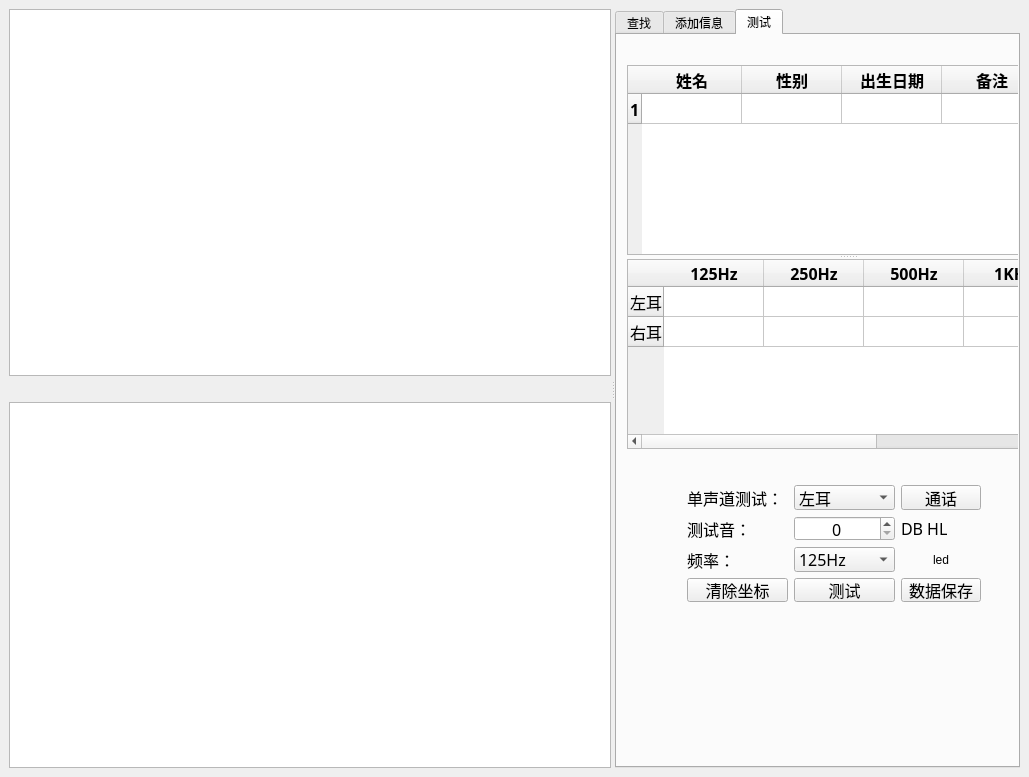
<?xml version="1.0" encoding="UTF-8"?>
<ui version="4.0">
 <class>chart</class>
 <widget class="QMainWindow" name="chart">
  <property name="geometry">
   <rect>
    <x>0</x>
    <y>0</y>
    <width>1029</width>
    <height>777</height>
   </rect>
  </property>
  <property name="windowTitle">
   <string>chart</string>
  </property>
  <widget class="QWidget" name="centralwidget">
   <layout class="QHBoxLayout" name="horizontalLayout_2">
    <item>
     <widget class="QSplitter" name="splitter">
      <property name="orientation">
       <enum>Qt::Horizontal</enum>
      </property>
      <widget class="QWidget" name="verticalLayoutWidget_2">
       <layout class="QVBoxLayout" name="chart_2">
        <item>
         <widget class="QtCharts::QChartView" name="left_dBHz_chart_widget"/>
        </item>
        <item>
         <spacer name="verticalSpacer">
          <property name="orientation">
           <enum>Qt::Vertical</enum>
          </property>
          <property name="sizeType">
           <enum>QSizePolicy::Fixed</enum>
          </property>
          <property name="sizeHint" stdset="0">
           <size>
            <width>20</width>
            <height>20</height>
           </size>
          </property>
         </spacer>
        </item>
        <item>
         <widget class="QtCharts::QChartView" name="right_dBHz_chart_widget"/>
        </item>
       </layout>
      </widget>
      <widget class="QTabWidget" name="tabWidget">
       <property name="currentIndex">
        <number>2</number>
       </property>
       <widget class="QWidget" name="tab_3">
        <attribute name="title">
         <string>查找</string>
        </attribute>
        <widget class="QWidget" name="search_Widget" native="true">
         <property name="geometry">
          <rect>
           <x>10</x>
           <y>10</y>
           <width>551</width>
           <height>737</height>
          </rect>
         </property>
         <widget class="QTableWidget" name="information_table">
          <property name="geometry">
           <rect>
            <x>0</x>
            <y>10</y>
            <width>419</width>
            <height>192</height>
           </rect>
          </property>
          <property name="sizePolicy">
           <sizepolicy hsizetype="MinimumExpanding" vsizetype="Preferred">
            <horstretch>0</horstretch>
            <verstretch>0</verstretch>
           </sizepolicy>
          </property>
          <property name="maximumSize">
           <size>
            <width>16777215</width>
            <height>16777215</height>
           </size>
          </property>
          <property name="layoutDirection">
           <enum>Qt::LeftToRight</enum>
          </property>
          <property name="lineWidth">
           <number>5</number>
          </property>
          <row>
           <property name="text">
            <string>1</string>
           </property>
           <property name="font">
            <font>
             <family>楷体</family>
             <pointsize>12</pointsize>
             <weight>75</weight>
             <bold>true</bold>
            </font>
           </property>
          </row>
          <column>
           <property name="text">
            <string>姓名</string>
           </property>
           <property name="font">
            <font>
             <family>楷体</family>
             <pointsize>12</pointsize>
             <weight>75</weight>
             <bold>true</bold>
            </font>
           </property>
          </column>
          <column>
           <property name="text">
            <string>性别</string>
           </property>
           <property name="font">
            <font>
             <family>楷体</family>
             <pointsize>12</pointsize>
             <weight>75</weight>
             <bold>true</bold>
            </font>
           </property>
          </column>
          <column>
           <property name="text">
            <string>出生日期</string>
           </property>
           <property name="font">
            <font>
             <family>楷体</family>
             <pointsize>12</pointsize>
             <weight>75</weight>
             <bold>true</bold>
            </font>
           </property>
          </column>
          <column>
           <property name="text">
            <string>备注</string>
           </property>
           <property name="font">
            <font>
             <family>楷体</family>
             <pointsize>12</pointsize>
             <weight>75</weight>
             <bold>true</bold>
            </font>
           </property>
          </column>
          <item row="0" column="0">
           <property name="text">
            <string/>
           </property>
           <property name="font">
            <font>
             <family>楷体</family>
             <pointsize>12</pointsize>
            </font>
           </property>
          </item>
          <item row="0" column="1">
           <property name="text">
            <string/>
           </property>
           <property name="font">
            <font>
             <family>楷体</family>
             <pointsize>12</pointsize>
            </font>
           </property>
          </item>
          <item row="0" column="2">
           <property name="text">
            <string/>
           </property>
           <property name="font">
            <font>
             <family>楷体</family>
             <pointsize>12</pointsize>
            </font>
           </property>
          </item>
          <item row="0" column="3">
           <property name="text">
            <string/>
           </property>
           <property name="font">
            <font>
             <family>楷体</family>
             <pointsize>12</pointsize>
            </font>
           </property>
           <property name="textAlignment">
            <set>AlignCenter</set>
           </property>
          </item>
         </widget>
         <widget class="QLineEdit" name="search_Edit">
          <property name="geometry">
           <rect>
            <x>430</x>
            <y>20</y>
            <width>108</width>
            <height>22</height>
           </rect>
          </property>
          <property name="sizePolicy">
           <sizepolicy hsizetype="Fixed" vsizetype="Fixed">
            <horstretch>0</horstretch>
            <verstretch>0</verstretch>
           </sizepolicy>
          </property>
          <property name="text">
           <string>输入要查找的姓名</string>
          </property>
         </widget>
         <widget class="QPushButton" name="search_Button">
          <property name="geometry">
           <rect>
            <x>460</x>
            <y>50</y>
            <width>80</width>
            <height>20</height>
           </rect>
          </property>
          <property name="sizePolicy">
           <sizepolicy hsizetype="Fixed" vsizetype="Fixed">
            <horstretch>0</horstretch>
            <verstretch>0</verstretch>
           </sizepolicy>
          </property>
          <property name="focusPolicy">
           <enum>Qt::StrongFocus</enum>
          </property>
          <property name="contextMenuPolicy">
           <enum>Qt::DefaultContextMenu</enum>
          </property>
          <property name="layoutDirection">
           <enum>Qt::LeftToRight</enum>
          </property>
          <property name="text">
           <string>查找</string>
          </property>
          <property name="autoDefault">
           <bool>false</bool>
          </property>
          <property name="default">
           <bool>false</bool>
          </property>
          <property name="flat">
           <bool>false</bool>
          </property>
         </widget>
         <zorder>search_Edit</zorder>
         <zorder>search_Button</zorder>
         <zorder>information_table</zorder>
        </widget>
       </widget>
       <widget class="QWidget" name="tab_4">
        <attribute name="title">
         <string>添加信息</string>
        </attribute>
        <widget class="QWidget" name="check_2" native="true">
         <property name="geometry">
          <rect>
           <x>20</x>
           <y>20</y>
           <width>421</width>
           <height>737</height>
          </rect>
         </property>
         <widget class="QWidget" name="verticalLayoutWidget">
          <property name="geometry">
           <rect>
            <x>10</x>
            <y>10</y>
            <width>404</width>
            <height>255</height>
           </rect>
          </property>
          <layout class="QVBoxLayout" name="verticalLayout">
           <item>
            <layout class="QGridLayout" name="gridLayout">
             <item row="0" column="3">
              <widget class="QComboBox" name="sex_Edit">
               <item>
                <property name="text">
                 <string>男</string>
                </property>
               </item>
               <item>
                <property name="text">
                 <string>女</string>
                </property>
               </item>
              </widget>
             </item>
             <item row="0" column="1">
              <widget class="QLineEdit" name="name_Edit"/>
             </item>
             <item row="0" column="0">
              <widget class="QLabel" name="name_label">
               <property name="text">
                <string>姓名：</string>
               </property>
              </widget>
             </item>
             <item row="0" column="4">
              <widget class="QLabel" name="birth_label">
               <property name="text">
                <string>出生日期：</string>
               </property>
              </widget>
             </item>
             <item row="0" column="2">
              <widget class="QLabel" name="sex_label">
               <property name="text">
                <string>性别：</string>
               </property>
              </widget>
             </item>
             <item row="0" column="5">
              <widget class="QDateEdit" name="birth_Edit"/>
             </item>
            </layout>
           </item>
           <item>
            <layout class="QHBoxLayout" name="horizontalLayout">
             <item>
              <widget class="QLabel" name="note_label">
               <property name="text">
                <string>备注：</string>
               </property>
              </widget>
             </item>
             <item>
              <widget class="QTextEdit" name="note_Edit">
               <property name="sizePolicy">
                <sizepolicy hsizetype="Expanding" vsizetype="Fixed">
                 <horstretch>0</horstretch>
                 <verstretch>0</verstretch>
                </sizepolicy>
               </property>
               <property name="html">
                <string>&lt;!DOCTYPE HTML PUBLIC &quot;-//W3C//DTD HTML 4.0//EN&quot; &quot;http://www.w3.org/TR/REC-html40/strict.dtd&quot;&gt;
&lt;html&gt;&lt;head&gt;&lt;meta name=&quot;qrichtext&quot; content=&quot;1&quot; /&gt;&lt;style type=&quot;text/css&quot;&gt;
p, li { white-space: pre-wrap; }
&lt;/style&gt;&lt;/head&gt;&lt;body style=&quot; font-family:'SimSun'; font-size:9pt; font-weight:400; font-style:normal;&quot;&gt;
&lt;p style=&quot; margin-top:0px; margin-bottom:0px; margin-left:0px; margin-right:0px; -qt-block-indent:0; text-indent:0px;&quot;&gt;请填写过敏史、病史等各种影响诊断结果的因素...&lt;/p&gt;
&lt;p style=&quot;-qt-paragraph-type:empty; margin-top:0px; margin-bottom:0px; margin-left:0px; margin-right:0px; -qt-block-indent:0; text-indent:0px;&quot;&gt;&lt;br /&gt;&lt;/p&gt;&lt;/body&gt;&lt;/html&gt;</string>
               </property>
              </widget>
             </item>
            </layout>
           </item>
           <item>
            <layout class="QHBoxLayout" name="horizontalLayout_4">
             <item>
              <spacer name="horizontalSpacer">
               <property name="orientation">
                <enum>Qt::Horizontal</enum>
               </property>
               <property name="sizeType">
                <enum>QSizePolicy::Fixed</enum>
               </property>
               <property name="sizeHint" stdset="0">
                <size>
                 <width>80</width>
                 <height>20</height>
                </size>
               </property>
              </spacer>
             </item>
             <item>
              <widget class="QPushButton" name="save">
               <property name="sizePolicy">
                <sizepolicy hsizetype="Fixed" vsizetype="Fixed">
                 <horstretch>0</horstretch>
                 <verstretch>0</verstretch>
                </sizepolicy>
               </property>
               <property name="text">
                <string>保存</string>
               </property>
              </widget>
             </item>
             <item>
              <spacer name="horizontalSpacer_4">
               <property name="orientation">
                <enum>Qt::Horizontal</enum>
               </property>
               <property name="sizeType">
                <enum>QSizePolicy::Fixed</enum>
               </property>
               <property name="sizeHint" stdset="0">
                <size>
                 <width>56</width>
                 <height>20</height>
                </size>
               </property>
              </spacer>
             </item>
             <item>
              <widget class="QPushButton" name="clear">
               <property name="sizePolicy">
                <sizepolicy hsizetype="Fixed" vsizetype="Fixed">
                 <horstretch>0</horstretch>
                 <verstretch>0</verstretch>
                </sizepolicy>
               </property>
               <property name="text">
                <string>清空</string>
               </property>
              </widget>
             </item>
             <item>
              <spacer name="horizontalSpacer_3">
               <property name="orientation">
                <enum>Qt::Horizontal</enum>
               </property>
               <property name="sizeType">
                <enum>QSizePolicy::Fixed</enum>
               </property>
               <property name="sizeHint" stdset="0">
                <size>
                 <width>80</width>
                 <height>20</height>
                </size>
               </property>
              </spacer>
             </item>
            </layout>
           </item>
          </layout>
         </widget>
        </widget>
       </widget>
       <widget class="QWidget" name="tab_5">
        <attribute name="title">
         <string>测试</string>
        </attribute>
        <widget class="QWidget" name="test" native="true">
         <property name="geometry">
          <rect>
           <x>10</x>
           <y>20</y>
           <width>441</width>
           <height>737</height>
          </rect>
         </property>
         <widget class="QWidget" name="gridLayoutWidget">
          <property name="geometry">
           <rect>
            <x>60</x>
            <y>430</y>
            <width>294</width>
            <height>117</height>
           </rect>
          </property>
          <layout class="QGridLayout" name="gridLayout_2">
           <item row="2" column="1">
            <widget class="QComboBox" name="Hz">
             <property name="font">
              <font>
               <family>楷体</family>
               <pointsize>12</pointsize>
              </font>
             </property>
             <property name="editable">
              <bool>false</bool>
             </property>
             <property name="insertPolicy">
              <enum>QComboBox::InsertAtBottom</enum>
             </property>
             <property name="iconSize">
              <size>
               <width>15</width>
               <height>15</height>
              </size>
             </property>
             <property name="frame">
              <bool>true</bool>
             </property>
             <item>
              <property name="text">
               <string>125Hz</string>
              </property>
             </item>
             <item>
              <property name="text">
               <string>250Hz</string>
              </property>
             </item>
             <item>
              <property name="text">
               <string>500Hz</string>
              </property>
             </item>
             <item>
              <property name="text">
               <string>1KHz</string>
              </property>
             </item>
             <item>
              <property name="text">
               <string>2KHz</string>
              </property>
             </item>
             <item>
              <property name="text">
               <string>4KHz</string>
              </property>
             </item>
             <item>
              <property name="text">
               <string>8KHz</string>
              </property>
             </item>
            </widget>
           </item>
           <item row="1" column="0">
            <widget class="QLabel" name="label_2">
             <property name="font">
              <font>
               <family>楷体</family>
               <pointsize>12</pointsize>
              </font>
             </property>
             <property name="text">
              <string>测试音：</string>
             </property>
            </widget>
           </item>
           <item row="2" column="0">
            <widget class="QLabel" name="label">
             <property name="font">
              <font>
               <family>楷体</family>
               <pointsize>12</pointsize>
              </font>
             </property>
             <property name="text">
              <string>频率：</string>
             </property>
            </widget>
           </item>
           <item row="1" column="1">
            <widget class="QSpinBox" name="Db">
             <property name="font">
              <font>
               <family>楷体</family>
               <pointsize>12</pointsize>
              </font>
             </property>
             <property name="contextMenuPolicy">
              <enum>Qt::DefaultContextMenu</enum>
             </property>
             <property name="layoutDirection">
              <enum>Qt::LeftToRight</enum>
             </property>
             <property name="alignment">
              <set>Qt::AlignCenter</set>
             </property>
            </widget>
           </item>
           <item row="3" column="1">
            <widget class="QPushButton" name="test_botton">
             <property name="font">
              <font>
               <family>楷体</family>
               <pointsize>12</pointsize>
              </font>
             </property>
             <property name="text">
              <string>测试</string>
             </property>
            </widget>
           </item>
           <item row="3" column="2">
            <widget class="QPushButton" name="data_test_save">
             <property name="sizePolicy">
              <sizepolicy hsizetype="Maximum" vsizetype="Maximum">
               <horstretch>0</horstretch>
               <verstretch>0</verstretch>
              </sizepolicy>
             </property>
             <property name="font">
              <font>
               <family>楷体</family>
               <pointsize>12</pointsize>
              </font>
             </property>
             <property name="text">
              <string>数据保存</string>
             </property>
            </widget>
           </item>
           <item row="1" column="2">
            <widget class="QLabel" name="label_3">
             <property name="font">
              <font>
               <family>楷体</family>
               <pointsize>12</pointsize>
              </font>
             </property>
             <property name="text">
              <string>DB HL</string>
             </property>
            </widget>
           </item>
           <item row="0" column="1">
            <widget class="QComboBox" name="ear_choose">
             <property name="font">
              <font>
               <family>楷体</family>
               <pointsize>12</pointsize>
              </font>
             </property>
             <item>
              <property name="text">
               <string>左耳</string>
              </property>
             </item>
             <item>
              <property name="text">
               <string>右耳</string>
              </property>
             </item>
            </widget>
           </item>
           <item row="0" column="0">
            <widget class="QLabel" name="ear_label">
             <property name="font">
              <font>
               <family>楷体</family>
               <pointsize>12</pointsize>
              </font>
             </property>
             <property name="text">
              <string>单声道测试：</string>
             </property>
            </widget>
           </item>
           <item row="2" column="2">
            <widget class="QLabel" name="led">
             <property name="layoutDirection">
              <enum>Qt::RightToLeft</enum>
             </property>
             <property name="frameShadow">
              <enum>QFrame::Sunken</enum>
             </property>
             <property name="text">
              <string>led</string>
             </property>
             <property name="alignment">
              <set>Qt::AlignCenter</set>
             </property>
            </widget>
           </item>
           <item row="3" column="0">
            <widget class="QPushButton" name="clear_botton">
             <property name="font">
              <font>
               <family>楷体</family>
               <pointsize>12</pointsize>
              </font>
             </property>
             <property name="text">
              <string>清除坐标</string>
             </property>
            </widget>
           </item>
           <item row="0" column="2">
            <widget class="QPushButton" name="call_botton">
             <property name="font">
              <font>
               <family>楷体</family>
               <pointsize>12</pointsize>
              </font>
             </property>
             <property name="text">
              <string>通话</string>
             </property>
            </widget>
           </item>
          </layout>
         </widget>
         <widget class="QSplitter" name="splitter_2">
          <property name="geometry">
           <rect>
            <x>0</x>
            <y>10</y>
            <width>441</width>
            <height>384</height>
           </rect>
          </property>
          <property name="orientation">
           <enum>Qt::Vertical</enum>
          </property>
          <widget class="QTableWidget" name="information_table_test">
           <property name="sizePolicy">
            <sizepolicy hsizetype="MinimumExpanding" vsizetype="Preferred">
             <horstretch>0</horstretch>
             <verstretch>0</verstretch>
            </sizepolicy>
           </property>
           <property name="maximumSize">
            <size>
             <width>16777215</width>
             <height>16777215</height>
            </size>
           </property>
           <property name="layoutDirection">
            <enum>Qt::LeftToRight</enum>
           </property>
           <property name="lineWidth">
            <number>5</number>
           </property>
           <row>
            <property name="text">
             <string>1</string>
            </property>
            <property name="font">
             <font>
              <family>楷体</family>
              <pointsize>12</pointsize>
              <weight>75</weight>
              <bold>true</bold>
             </font>
            </property>
           </row>
           <column>
            <property name="text">
             <string>姓名</string>
            </property>
            <property name="font">
             <font>
              <family>楷体</family>
              <pointsize>12</pointsize>
              <weight>75</weight>
              <bold>true</bold>
             </font>
            </property>
           </column>
           <column>
            <property name="text">
             <string>性别</string>
            </property>
            <property name="font">
             <font>
              <family>楷体</family>
              <pointsize>12</pointsize>
              <weight>75</weight>
              <bold>true</bold>
             </font>
            </property>
           </column>
           <column>
            <property name="text">
             <string>出生日期</string>
            </property>
            <property name="font">
             <font>
              <family>楷体</family>
              <pointsize>12</pointsize>
              <weight>75</weight>
              <bold>true</bold>
             </font>
            </property>
           </column>
           <column>
            <property name="text">
             <string>备注</string>
            </property>
            <property name="font">
             <font>
              <family>楷体</family>
              <pointsize>12</pointsize>
              <weight>75</weight>
              <bold>true</bold>
             </font>
            </property>
           </column>
           <item row="0" column="0">
            <property name="text">
             <string/>
            </property>
            <property name="font">
             <font>
              <family>楷体</family>
              <pointsize>12</pointsize>
             </font>
            </property>
            <property name="background">
             <brush brushstyle="NoBrush">
              <color alpha="255">
               <red>0</red>
               <green>0</green>
               <blue>0</blue>
              </color>
             </brush>
            </property>
           </item>
           <item row="0" column="1">
            <property name="text">
             <string/>
            </property>
            <property name="font">
             <font>
              <family>楷体</family>
              <pointsize>12</pointsize>
             </font>
            </property>
           </item>
           <item row="0" column="2">
            <property name="text">
             <string/>
            </property>
            <property name="font">
             <font>
              <family>楷体</family>
              <pointsize>12</pointsize>
             </font>
            </property>
           </item>
           <item row="0" column="3">
            <property name="text">
             <string/>
            </property>
            <property name="font">
             <font>
              <family>楷体</family>
              <pointsize>12</pointsize>
             </font>
            </property>
            <property name="textAlignment">
             <set>AlignCenter</set>
            </property>
           </item>
          </widget>
          <widget class="QTableWidget" name="data_table">
           <property name="sizePolicy">
            <sizepolicy hsizetype="MinimumExpanding" vsizetype="Preferred">
             <horstretch>0</horstretch>
             <verstretch>0</verstretch>
            </sizepolicy>
           </property>
           <property name="maximumSize">
            <size>
             <width>16777215</width>
             <height>16777215</height>
            </size>
           </property>
           <property name="layoutDirection">
            <enum>Qt::LeftToRight</enum>
           </property>
           <property name="lineWidth">
            <number>5</number>
           </property>
           <row>
            <property name="text">
             <string>左耳</string>
            </property>
            <property name="font">
             <font>
              <family>楷体</family>
              <pointsize>12</pointsize>
             </font>
            </property>
           </row>
           <row>
            <property name="text">
             <string>右耳</string>
            </property>
            <property name="font">
             <font>
              <family>楷体</family>
              <pointsize>12</pointsize>
             </font>
            </property>
           </row>
           <column>
            <property name="text">
             <string>125Hz</string>
            </property>
            <property name="font">
             <font>
              <family>楷体</family>
              <pointsize>12</pointsize>
              <weight>75</weight>
              <bold>true</bold>
             </font>
            </property>
           </column>
           <column>
            <property name="text">
             <string>250Hz</string>
            </property>
            <property name="font">
             <font>
              <family>楷体</family>
              <pointsize>12</pointsize>
              <weight>75</weight>
              <bold>true</bold>
             </font>
            </property>
           </column>
           <column>
            <property name="text">
             <string>500Hz</string>
            </property>
            <property name="font">
             <font>
              <family>楷体</family>
              <pointsize>12</pointsize>
              <weight>75</weight>
              <bold>true</bold>
             </font>
            </property>
           </column>
           <column>
            <property name="text">
             <string>1KHz</string>
            </property>
            <property name="font">
             <font>
              <family>楷体</family>
              <pointsize>12</pointsize>
              <weight>75</weight>
              <bold>true</bold>
             </font>
            </property>
           </column>
           <column>
            <property name="text">
             <string>2KHz</string>
            </property>
            <property name="font">
             <font>
              <family>楷体</family>
              <pointsize>12</pointsize>
              <weight>75</weight>
              <bold>true</bold>
             </font>
            </property>
           </column>
           <column>
            <property name="text">
             <string>4KHz</string>
            </property>
            <property name="font">
             <font>
              <family>楷体</family>
              <pointsize>12</pointsize>
              <weight>75</weight>
              <bold>true</bold>
             </font>
            </property>
           </column>
           <column>
            <property name="text">
             <string>8Khz</string>
            </property>
            <property name="font">
             <font>
              <family>楷体</family>
              <pointsize>12</pointsize>
              <weight>75</weight>
              <bold>true</bold>
             </font>
            </property>
           </column>
          </widget>
         </widget>
        </widget>
       </widget>
      </widget>
     </widget>
    </item>
   </layout>
  </widget>
  <action name="check">
   <property name="checkable">
    <bool>true</bool>
   </property>
   <property name="text">
    <string>校验</string>
   </property>
  </action>
 </widget>
 <customwidgets>
  <customwidget>
   <class>QtCharts::QChartView</class>
   <extends>QGraphicsView</extends>
   <header location="global">qchartview.h</header>
  </customwidget>
 </customwidgets>
 <resources/>
 <connections/>
</ui>
